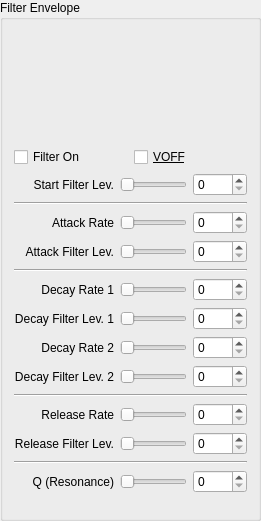
  <widget class="QGroupBox" name="groupFilterEnv">
   <property name="geometry">
    <rect>
     <x>530</x>
     <y>10</y>
     <width>261</width>
     <height>521</height>
    </rect>
   </property>
   <property name="title">
    <string>Filter Envelope</string>
   </property>
   <layout class="QVBoxLayout" name="verticalLayout_2">
    <item>
     <widget class="FilterEnvelopeWidget" name="filterEnvelope">
      <property name="minimumSize">
       <size>
        <width>0</width>
        <height>110</height>
       </size>
      </property>
     </widget>
    </item>
    <item>
     <layout class="QHBoxLayout" name="horizontalLayout_3">
      <item>
       <widget class="QCheckBox" name="checkFilterOn">
        <property name="text">
         <string>Filter On</string>
        </property>
       </widget>
      </item>
      <item>
       <widget class="QCheckBox" name="checkFilterVOFF">
        <property name="font">
         <font>
          <underline>true</underline>
         </font>
        </property>
        <property name="toolTip">
         <string>&quot;If set, the constant attenuation, envelope, and LFO volumes will not take effect.
However, the note will still end when the envelope level reaches zero in the release state.&quot;</string>
        </property>
        <property name="text">
         <string>VOFF</string>
        </property>
       </widget>
      </item>
     </layout>
    </item>
    <item>
     <layout class="QGridLayout" name="gridLayout_4">
      <item row="4" column="1">
       <widget class="QSlider" name="sliderFilterAttackLvl">
        <property name="maximum">
         <number>8184</number>
        </property>
        <property name="singleStep">
         <number>100</number>
        </property>
        <property name="pageStep">
         <number>500</number>
        </property>
        <property name="orientation">
         <enum>Qt::Orientation::Horizontal</enum>
        </property>
       </widget>
      </item>
      <item row="9" column="1">
       <widget class="QSlider" name="sliderFilterDecayLvl2">
        <property name="maximum">
         <number>8184</number>
        </property>
        <property name="singleStep">
         <number>100</number>
        </property>
        <property name="pageStep">
         <number>500</number>
        </property>
        <property name="orientation">
         <enum>Qt::Orientation::Horizontal</enum>
        </property>
       </widget>
      </item>
      <item row="11" column="2">
       <widget class="QSpinBox" name="spinFilterReleaseRate">
        <property name="maximum">
         <number>31</number>
        </property>
       </widget>
      </item>
      <item row="14" column="2">
       <widget class="QSpinBox" name="spinFilterQ">
        <property name="maximum">
         <number>31</number>
        </property>
       </widget>
      </item>
      <item row="12" column="2">
       <widget class="QSpinBox" name="spinFilterReleaseLvl">
        <property name="maximum">
         <number>8184</number>
        </property>
       </widget>
      </item>
      <item row="7" column="2">
       <widget class="QSpinBox" name="spinFilterDecayLvl1">
        <property name="maximum">
         <number>8184</number>
        </property>
       </widget>
      </item>
      <item row="12" column="0">
       <widget class="QLabel" name="lblFilterReleaseLvl">
        <property name="text">
         <string>Release Filter Lev.</string>
        </property>
        <property name="alignment">
         <set>Qt::AlignmentFlag::AlignRight|Qt::AlignmentFlag::AlignTrailing|Qt::AlignmentFlag::AlignVCenter</set>
        </property>
        <property name="buddy">
         <cstring>spinFilterReleaseLvl</cstring>
        </property>
       </widget>
      </item>
      <item row="8" column="1">
       <widget class="QSlider" name="sliderFilterDecayRate2">
        <property name="maximum">
         <number>31</number>
        </property>
        <property name="orientation">
         <enum>Qt::Orientation::Horizontal</enum>
        </property>
       </widget>
      </item>
      <item row="3" column="0">
       <widget class="QLabel" name="lblFilterAttackRate">
        <property name="text">
         <string>Attack Rate</string>
        </property>
        <property name="alignment">
         <set>Qt::AlignmentFlag::AlignRight|Qt::AlignmentFlag::AlignTrailing|Qt::AlignmentFlag::AlignVCenter</set>
        </property>
        <property name="buddy">
         <cstring>spinFilterAttackRate</cstring>
        </property>
       </widget>
      </item>
      <item row="7" column="0">
       <widget class="QLabel" name="lblFilterDecayLvl1">
        <property name="text">
         <string>Decay Filter Lev. 1</string>
        </property>
        <property name="alignment">
         <set>Qt::AlignmentFlag::AlignRight|Qt::AlignmentFlag::AlignTrailing|Qt::AlignmentFlag::AlignVCenter</set>
        </property>
        <property name="buddy">
         <cstring>spinFilterDecayLvl1</cstring>
        </property>
       </widget>
      </item>
      <item row="1" column="0">
       <widget class="QLabel" name="lblFilterStartLvl">
        <property name="text">
         <string>Start Filter Lev.</string>
        </property>
        <property name="alignment">
         <set>Qt::AlignmentFlag::AlignRight|Qt::AlignmentFlag::AlignTrailing|Qt::AlignmentFlag::AlignVCenter</set>
        </property>
        <property name="buddy">
         <cstring>spinFilterStartLvl</cstring>
        </property>
       </widget>
      </item>
      <item row="6" column="2">
       <widget class="QSpinBox" name="spinFilterDecayRate1">
        <property name="maximum">
         <number>31</number>
        </property>
       </widget>
      </item>
      <item row="12" column="1">
       <widget class="QSlider" name="sliderFilterReleaseLvl">
        <property name="maximum">
         <number>8184</number>
        </property>
        <property name="singleStep">
         <number>100</number>
        </property>
        <property name="pageStep">
         <number>500</number>
        </property>
        <property name="orientation">
         <enum>Qt::Orientation::Horizontal</enum>
        </property>
       </widget>
      </item>
      <item row="1" column="1">
       <widget class="QSlider" name="sliderFilterStartLvl">
        <property name="maximum">
         <number>8184</number>
        </property>
        <property name="singleStep">
         <number>100</number>
        </property>
        <property name="pageStep">
         <number>500</number>
        </property>
        <property name="orientation">
         <enum>Qt::Orientation::Horizontal</enum>
        </property>
       </widget>
      </item>
      <item row="8" column="2">
       <widget class="QSpinBox" name="spinFilterDecayRate2">
        <property name="maximum">
         <number>31</number>
        </property>
       </widget>
      </item>
      <item row="1" column="2">
       <widget class="QSpinBox" name="spinFilterStartLvl">
        <property name="maximum">
         <number>8184</number>
        </property>
       </widget>
      </item>
      <item row="11" column="0">
       <widget class="QLabel" name="lblFilterReleaseRate">
        <property name="text">
         <string>Release Rate</string>
        </property>
        <property name="alignment">
         <set>Qt::AlignmentFlag::AlignRight|Qt::AlignmentFlag::AlignTrailing|Qt::AlignmentFlag::AlignVCenter</set>
        </property>
        <property name="buddy">
         <cstring>spinFilterReleaseRate</cstring>
        </property>
       </widget>
      </item>
      <item row="4" column="0">
       <widget class="QLabel" name="lblFilterAttackLvl">
        <property name="text">
         <string>Attack Filter Lev.</string>
        </property>
        <property name="alignment">
         <set>Qt::AlignmentFlag::AlignRight|Qt::AlignmentFlag::AlignTrailing|Qt::AlignmentFlag::AlignVCenter</set>
        </property>
        <property name="buddy">
         <cstring>spinFilterAttackLvl</cstring>
        </property>
       </widget>
      </item>
      <item row="9" column="0">
       <widget class="QLabel" name="lblFilterDecayLvl2">
        <property name="text">
         <string>Decay Filter Lev. 2</string>
        </property>
        <property name="alignment">
         <set>Qt::AlignmentFlag::AlignRight|Qt::AlignmentFlag::AlignTrailing|Qt::AlignmentFlag::AlignVCenter</set>
        </property>
        <property name="buddy">
         <cstring>spinFilterDecayLvl2</cstring>
        </property>
       </widget>
      </item>
      <item row="2" column="0" colspan="3">
       <widget class="Line" name="line">
        <property name="orientation">
         <enum>Qt::Orientation::Horizontal</enum>
        </property>
       </widget>
      </item>
      <item row="7" column="1">
       <widget class="QSlider" name="sliderFilterDecayLvl1">
        <property name="maximum">
         <number>8184</number>
        </property>
        <property name="singleStep">
         <number>100</number>
        </property>
        <property name="pageStep">
         <number>500</number>
        </property>
        <property name="orientation">
         <enum>Qt::Orientation::Horizontal</enum>
        </property>
       </widget>
      </item>
      <item row="11" column="1">
       <widget class="QSlider" name="sliderFilterReleaseRate">
        <property name="maximum">
         <number>31</number>
        </property>
        <property name="orientation">
         <enum>Qt::Orientation::Horizontal</enum>
        </property>
       </widget>
      </item>
      <item row="14" column="0">
       <widget class="QLabel" name="lblFilterQ">
        <property name="text">
         <string>Q (Resonance)</string>
        </property>
        <property name="alignment">
         <set>Qt::AlignmentFlag::AlignRight|Qt::AlignmentFlag::AlignTrailing|Qt::AlignmentFlag::AlignVCenter</set>
        </property>
        <property name="buddy">
         <cstring>spinFilterQ</cstring>
        </property>
       </widget>
      </item>
      <item row="14" column="1">
       <widget class="QSlider" name="sliderFilterQ">
        <property name="maximum">
         <number>31</number>
        </property>
        <property name="orientation">
         <enum>Qt::Orientation::Horizontal</enum>
        </property>
       </widget>
      </item>
      <item row="9" column="2">
       <widget class="QSpinBox" name="spinFilterDecayLvl2">
        <property name="maximum">
         <number>8184</number>
        </property>
       </widget>
      </item>
      <item row="3" column="1">
       <widget class="QSlider" name="sliderFilterAttackRate">
        <property name="maximum">
         <number>31</number>
        </property>
        <property name="orientation">
         <enum>Qt::Orientation::Horizontal</enum>
        </property>
       </widget>
      </item>
      <item row="8" column="0">
       <widget class="QLabel" name="lblFilterDecayRate2">
        <property name="text">
         <string>Decay Rate 2</string>
        </property>
        <property name="alignment">
         <set>Qt::AlignmentFlag::AlignRight|Qt::AlignmentFlag::AlignTrailing|Qt::AlignmentFlag::AlignVCenter</set>
        </property>
        <property name="buddy">
         <cstring>spinFilterDecayRate2</cstring>
        </property>
       </widget>
      </item>
      <item row="3" column="2">
       <widget class="QSpinBox" name="spinFilterAttackRate">
        <property name="maximum">
         <number>31</number>
        </property>
       </widget>
      </item>
      <item row="6" column="1">
       <widget class="QSlider" name="sliderFilterDecayRate1">
        <property name="maximum">
         <number>31</number>
        </property>
        <property name="orientation">
         <enum>Qt::Orientation::Horizontal</enum>
        </property>
       </widget>
      </item>
      <item row="5" column="0" colspan="3">
       <widget class="Line" name="line_2">
        <property name="orientation">
         <enum>Qt::Orientation::Horizontal</enum>
        </property>
       </widget>
      </item>
      <item row="4" column="2">
       <widget class="QSpinBox" name="spinFilterAttackLvl">
        <property name="maximum">
         <number>8184</number>
        </property>
       </widget>
      </item>
      <item row="6" column="0">
       <widget class="QLabel" name="lblFilterDecayRate1">
        <property name="text">
         <string>Decay Rate 1</string>
        </property>
        <property name="alignment">
         <set>Qt::AlignmentFlag::AlignRight|Qt::AlignmentFlag::AlignTrailing|Qt::AlignmentFlag::AlignVCenter</set>
        </property>
        <property name="buddy">
         <cstring>spinFilterDecayRate1</cstring>
        </property>
       </widget>
      </item>
      <item row="10" column="0" colspan="3">
       <widget class="Line" name="line_3">
        <property name="orientation">
         <enum>Qt::Orientation::Horizontal</enum>
        </property>
       </widget>
      </item>
      <item row="13" column="0" colspan="3">
       <widget class="Line" name="line_4">
        <property name="orientation">
         <enum>Qt::Orientation::Horizontal</enum>
        </property>
       </widget>
      </item>
     </layout>
    </item>
    <item>
     <spacer name="verticalSpacer">
      <property name="orientation">
       <enum>Qt::Orientation::Vertical</enum>
      </property>
      <property name="sizeHint" stdset="0">
       <size>
        <width>20</width>
        <height>40</height>
       </size>
      </property>
     </spacer>
    </item>
   </layout>
  </widget>
